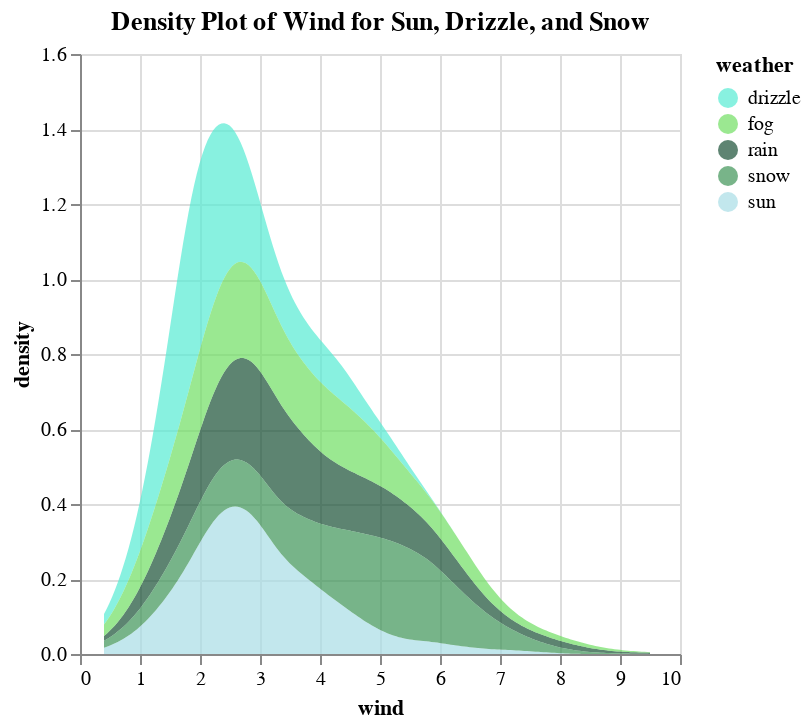

Source (notebook cell):
### Markdown cell above
##### Question 3 (10 points)

Go to [http://vrl.cs.brown.edu/color](http://vrl.cs.brown.edu/color) and select another color palette for the figure. Make the figure again. Then go to [https://www.color-blindness.com/coblis-color-blindness-simulator/](https://www.color-blindness.com/coblis-color-blindness-simulator/) and upload the screenshot of your latest figure in this question. Discuss how one of the color-blind illness affects the figure.

### Code cell
# Create density plots using Altair
density_plot = alt.Chart(weather).transform_density(
    'wind',
    groupby=['weather'],
    as_=['wind', 'density']
).mark_area(opacity=0.7).encode(
    #change OPACITY
    alt.X('wind:Q'),
    alt.Y('density:Q'),
    alt.Color('weather:N', scale=alt.Scale(
            range=["rgb(86,235,211)", "rgb(112,222,99)", "rgb(25,80,54)",
                   "rgb(62,148,87)", "rgb(168,221,230)"]))
).properties(
    title='Density Plot of Wind for Sun, Drizzle, and Snow'
)

# Show the plot
density_plot.display()

### Figure 1 — Vega-Lite specification as saved in the notebook (floating-point values rounded to 4 significant figures; data arrays with more than 128 entries replaced by an {"elided": "..."} marker saying what was removed)
{"config": {"view": {"continuousWidth": 300, "continuousHeight": 300}}, "data": {"name": "data-6881b3c76720a51ecae2e2fb5659aff4"}, "mark": {"type": "area", "opacity": 0.7}, "encoding": {"color": {"field": "weather", "scale": {"range": ["rgb(86,235,211)", "rgb(112,222,99)", "rgb(25,80,54)", "rgb(62,148,87)", "rgb(168,221,230)"]}, "type": "nominal"}, "x": {"field": "wind", "type": "quantitative"}, "y": {"field": "density", "type": "quantitative"}}, "title": "Density Plot of Wind for Sun, Drizzle, and Snow", "transform": [{"density": "wind", "groupby": ["weather"], "as": ["wind", "density"]}], "$schema": "https://vega.github.io/schema/vega-lite/v5.20.1.json", "datasets": {"data-6881b3c76720a51ecae2e2fb5659aff4": {"elided": "1461 records"}}}
